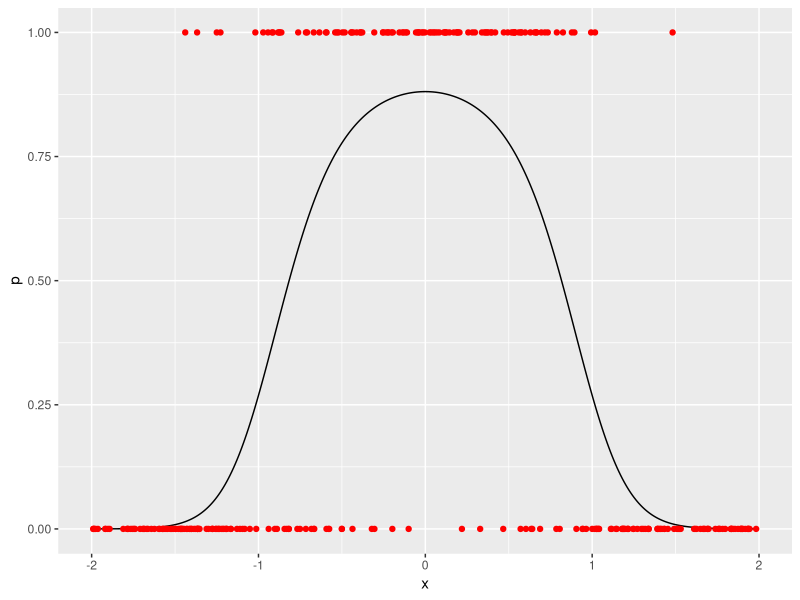
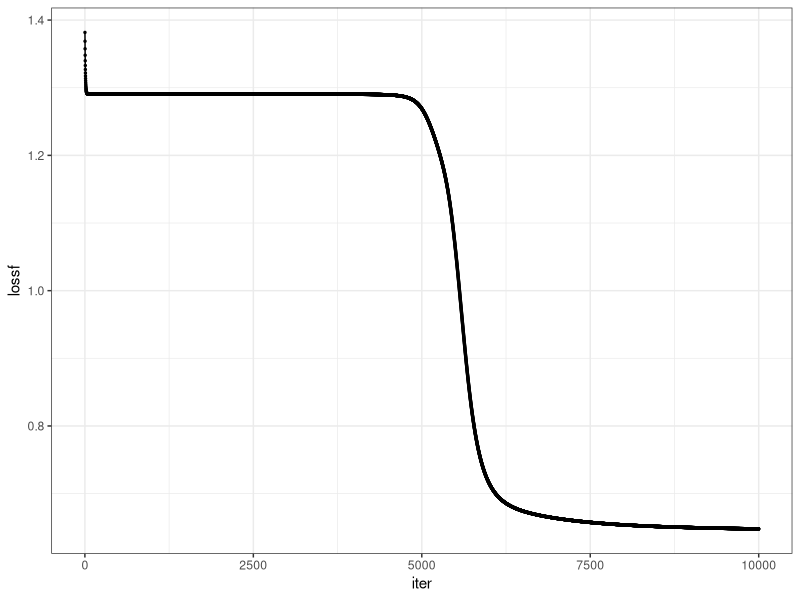
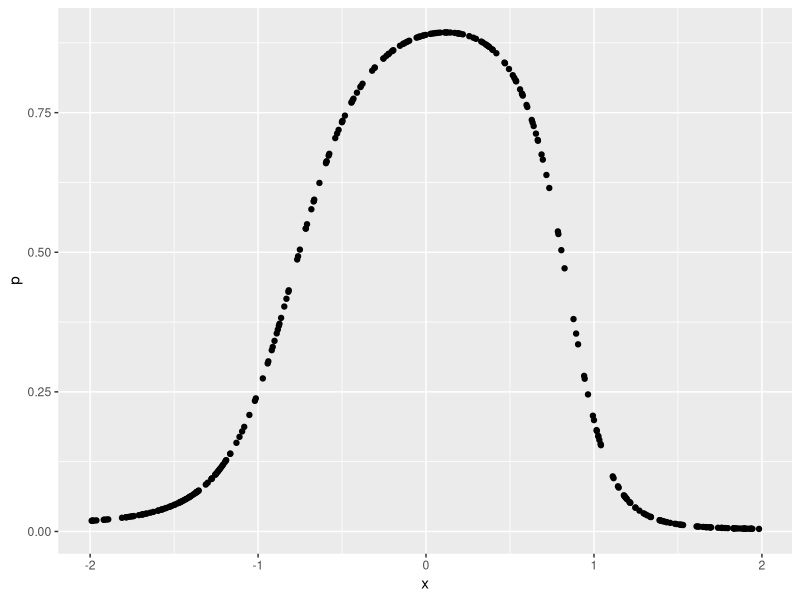
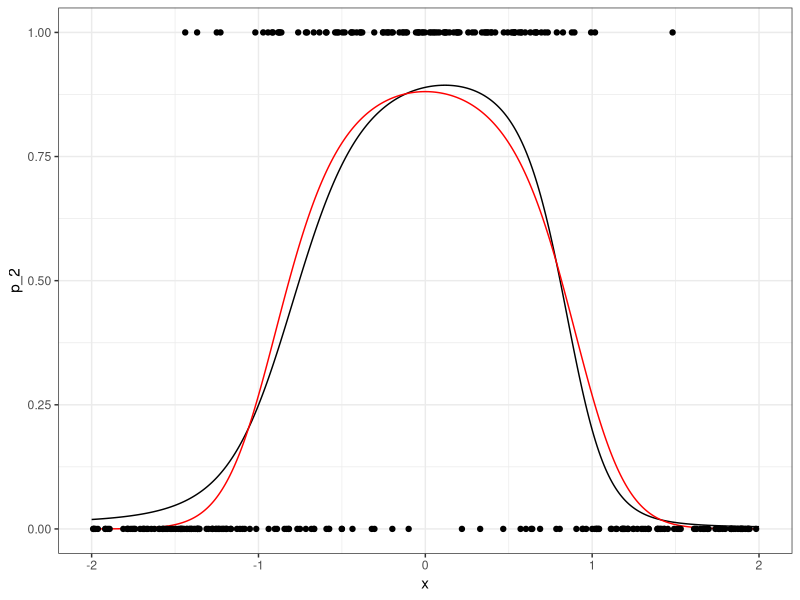

Write the R code that produced these figures, in order.
library(tidyverse)

## Backprop


# # Number of hidden nodes (including bias)
# q = 3
# 
# theta = replicate(q, 0.01*rnorm(nx))
# beta = 0.01*rnorm(q)

sigma_1 <- function(x){
  return(1/(1 + exp(-x)))
}

sigma_2 <- function(x){
  return(1/(1 + exp(-x)))
}

compute_p_hat <- function(theta, beta, X){
  A = sigma_1(X %*% theta)
  p_hat = sigma_2(A %*% beta)
  return(p_hat)
}

loss_function <- function(p_hat, y){
  lossf = - 2 * mean(y*log(p_hat) + (1-y)*log(1-p_hat))
  return(lossf)
}


# 
# alpha = 0.01
# i = 0
# n_iter <- 200
# 
# loss_function_df <- data_frame(lossf = rep(0.0, n_iter))
# 
# while(i < n_iter){
#   i = i + 1
#   cat("Iter:", i, "\n")
#   p_hat = compute_p_hat(theta, beta, X)
#   loss_function_df$lossf[i] <- loss_function(p_hat, y)
#   
#   p_minus_y = p_hat - y
#   A = sigma_1(zeta)
#   dL_dbeta = mean(t(A) %*% p_minus_y)
#   zeta = X %*% theta
#   
#   dL_dtheta <- matrix(rep(NA, nx*q), ncol = q)
#   for(l in 1:length(beta)){
#     temp <- (beta[l] * p_minus_y * A[,l]) * (1 - A[,l])
#     
#     dl_dtheta_nl <- matrix(rep(temp, nx), ncol = nx, byrow = F) * X
#     dL_dtheta[,l] <- colMeans(dl_dtheta_nl)
#   }
#   
#   # # first beta
#   # bbb <- cbind(  (beta[1] * p_minus_y * A[,1]) * (1 - A[,1]) * X[,1],
#   #         (beta[1] * p_minus_y * A[,1]) * (1 - A[,1]) * X[,2],
#   #         (beta[1] * p_minus_y * A[,1]) * (1 - A[,1]) * X[,3],
#   #         (beta[1] * p_minus_y * A[,1]) * (1 - A[,1]) * X[,4])
#   # 
#   # # second beta
#   # (beta[2] * p_minus_y * A[,2]) * (1 - A[,2]) * X[,1]
#   # (beta[2] * p_minus_y * A[,2]) * (1 - A[,2]) * X[,2]
#   # (beta[2] * p_minus_y * A[,2]) * (1 - A[,2]) * X[,3]
#   # (beta[2] * p_minus_y * A[,2]) * (1 - A[,2]) * X[,4]
#   # # third beta
#   # (beta[3] * p_minus_y * A[,3]) * (1 - A[,3]) * X[,1]
#   # (beta[3] * p_minus_y * A[,3]) * (1 - A[,3]) * X[,2]
#   # (beta[3] * p_minus_y * A[,3]) * (1 - A[,3]) * X[,3]
#   # (beta[3] * p_minus_y * A[,3]) * (1 - A[,3]) * X[,4]
# 
#   beta <- beta - alpha*dL_dbeta
#   theta <- theta - alpha*dL_dtheta
# }
# 
# loss_function_df %>% 
#   mutate(ix = 1:nrow(.)) %>%  
#   ggplot(aes(ix, lossf)) + 
#   geom_point(size = 0.5) +
#   geom_line()

ann <- function(X, y, q = 3, alpha = 0.01, n_iter = 200){
  # X: data matrix
  # y: response vector
  # q: number of hidden nodes (including bias)
  # alpha: learning rate
  # n_iter: number of iterations
  
  m = nrow(X)
  X = cbind(rep(1, m), X)
  nx = ncol(X)
  
  
  i = 0
  
  theta = replicate(q, 0.1*runif(nx, -0.5, 0.5))
  beta = 0.1*runif(q, -0.5, 0.5)
  
  init_theta = theta
  init_beta = beta
  
  loss_function_df <- data_frame(
    iter = 1:n_iter,
    lossf = as.numeric(rep(NA, n_iter)))
  
  while(i < n_iter){
    i = i + 1
    cat("Iter:", i, "\n")
    p_hat = compute_p_hat(theta, beta, X)
    loss_function_df$lossf[i] <- loss_function(p_hat, y)
    
    p_minus_y = p_hat - y
    zeta = X %*% theta
    A = sigma_1(zeta)
    dL_dbeta = colMeans(matrix(rep(p_minus_y, q), ncol = q, byrow = F) * A)
    #dL_dbeta = mean(t(A) %*% p_minus_y)
    
    dL_dtheta <- matrix(rep(NA, nx*q), ncol = q)
    for(l in 1:length(beta)){
      temp <- (beta[l] * p_minus_y * A[,l]) * (1 - A[,l])
      
      dl_dtheta_nl <- matrix(rep(temp, nx), ncol = nx, byrow = F) * X
      dL_dtheta[,l] <- colMeans(dl_dtheta_nl)
    }

    beta <- beta - alpha*dL_dbeta
    theta <- theta - alpha*dL_dtheta
  }
  
  gg_deviance_iter <- loss_function_df %>% 
    ggplot(aes(iter, lossf)) + 
    geom_point(size = 0.5) +
    geom_line() +
    theme_bw()
  
  out <- list(
    beta = beta,
    theta = theta, 
    init_theta = init_theta,
    init_beta = init_beta,
    gg_deviance_iter = gg_deviance_iter
  )
  
  return(out)
}

### Example 1

# # Number of features (including bias)
# nx = 4
# 
# # Training set size
# m = 100
# 
# X = cbind(rep(1, m), replicate(nx - 1, rnorm(m)) )
# gen_params <- rnorm(nx)
# mu = X %*% gen_params
# p_real <- 1/(1 + exp(-mu))
# y = rbinom(size = 1, n = length(p_real), prob = p_real)
# 
# ann_1 <- ann(X, y, 3)


### Example 2
predict <- function(ann, X){
  m = nrow(X)
  X = cbind(rep(1, m), X)
  p_hat <- compute_p_hat(ann$theta, ann$beta, X)
  return(p_hat)
}

logistic_func <- function(x){
  1/(1 + exp(-x))
}


x <- seq(-2, 2, 0.01)
p <- logistic_func(2 - 3 * x^2) #probabilidad condicional de clase 1 (vs. 0)
set.seed(2805721)
x_1 <- runif(300, -2, 2)
g_1 <- rbinom(300, 1, logistic_func(2 - 3 * x_1^2))
dat_2 <- data.frame(x_1, g_1)
dat_p <- data.frame(x, p)
g <- qplot(x, p, geom='line')
g + geom_point(data = dat_2, aes(x = x_1, y = g_1), colour = 'red')

ann_2 <- ann(as.matrix(dat_2$x_1), dat_2$g_1, q = 4, alpha = 0.3, n_iter = 10000)

ann_2

#ann_2$gg_deviance_iter


data.frame(
  p = predict(ann_2, as.matrix(dat_2$x_1)),
  x = dat_2$x_1) %>% 
  ggplot() +
  geom_point(aes(x, p))

## hacer feed forward con beta encontrados

data.frame(x = x, p_2 = predict(ann_2, as.matrix(x))) %>% 
  ggplot(aes(x = x, y = p_2)) + 
  geom_line() +
  geom_line(data = dat_p, aes(x = x, y = p), col='red') + 
  ylim(c(0,1)) +
  geom_point(data = dat_2, aes(x = x_1, y = g_1)) +
  theme_bw()





